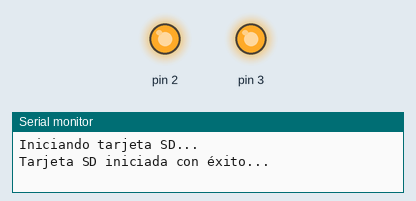
This sketch was run on a simulated Arduino Uno, built with avr-gcc and run on an emulated ATmega328P. Parts: output pins drawn as LEDs (lit = HIGH), the last lines printed to the serial monitor. The local clock reads 2024-03-15 10:24:30 at power-on unless the sketch sets it; storage starts empty.

Above: at 2.5 s.
At 32.5 s:
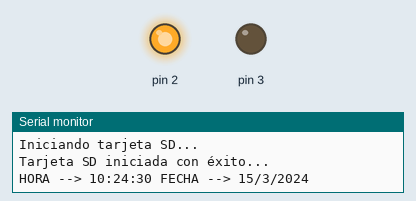
Timing chart, 0 to 78.0 s (numbered marks = the images above):
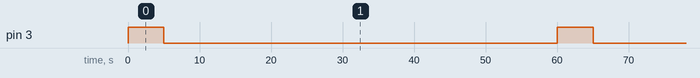

Measured:
- by itself, pin 3: alternates HIGH for 5.0 s and LOW for 55.0 s

The sketch:

BareMinimum.ino
```cpp
#include <RTClib.h>
#include <Wire.h>
#include <SD.h>
#include <SPI.h>

RTC_DS3231 rtc;

File archivo;

void setup() {

  Serial.begin(9600);
  pinMode(2, OUTPUT);
  digitalWrite(2, HIGH);
  pinMode(3, OUTPUT);

  if (!rtc.begin()) {

    Serial.println("No hay un módulo RTC");
    while (1);
  }

  // rtc.adjust(DateTime(F(__DATE__), F(__TIME__)));

  Serial.print("Iniciando tarjeta SD...\n");
  if (!SD.begin(4)){

    Serial.print("No se pudo iniciar la tarjeta SD...");
    while (1);
  }

  archivo.println(" ");
  Serial.println("Tarjeta SD iniciada con éxito...");
}

void loop(){

  DateTime now = rtc.now();
  archivo = SD.open("datos.txt", FILE_WRITE);

  if (archivo){

    archivo.print(now.hour());

    archivo.print(":");

    archivo.print(now.minute());

    archivo.print(":");

    archivo.print(now.second());

    archivo.print(",");

    archivo.print(now.day());

    archivo.print("/");

    archivo.print(now.month());

    archivo.print("/");

    archivo.print(now.year());

    archivo.print(",");

    archivo.println(" ");

    digitalWrite(3, HIGH);

    delay(5000);

    archivo.close();

    digitalWrite(3, LOW);

  }

  else{

    Serial.println("Error al abrir el archivo...");
  }

  Serial.print("HORA --> ");

  Serial.print(now.hour());

  Serial.print(":");

  Serial.print(now.minute());

  Serial.print(":");

  Serial.print(now.second());

  Serial.print(" FECHA --> ");

  Serial.print(now.day());

  Serial.print("/");

  Serial.print(now.month());

  Serial.print("/");

  Serial.print(now.year());

  delay(55000);
}
```
